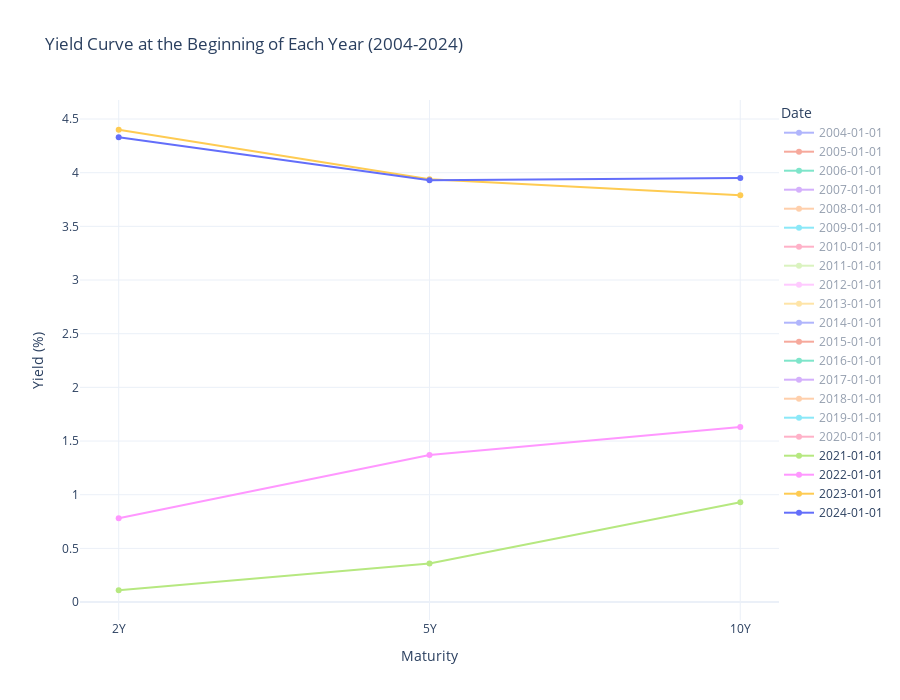

Here is the notebook cell this chart was saved with:
### Markdown cell above
## 6. Drawing yield curve

### Code cell
# Generate the list of dates for January 1st of each year from 2004 to 2024
years = list(range(2004, 2025))
dates_to_plot = [f'{year}-01-01' for year in years]

maturities = ['2Y', '5Y', '10Y']

fig = go.Figure()

# Loop through each year and add a line for the yield curve
for date in dates_to_plot:
    if date in aggregate.index:
        bond_yields = [
            aggregate.loc[date, '2Y_GB'],
            aggregate.loc[date, '5Y_GB'],
            aggregate.loc[date, '10Y_GB']
        ]
        
        # Add the yield curve as a line in the figure
        fig.add_trace(go.Scatter(x=maturities, y=bond_yields, mode='lines+markers', name=date))

fig.update_layout(
    title="Yield Curve at the Beginning of Each Year (2004-2024)",
    xaxis_title="Maturity",
    yaxis_title="Yield (%)",
    legend_title="Date",
    hovermode="x unified",  
    template="plotly_white",  
    legend=dict(x=1, y=1, traceorder='normal', bgcolor='rgba(0,0,0,0)'),
    width=900,  
    height=700,  
)

fig.show()

### Figure 1 — Plotly figure (JSON) as saved in the notebook; plotly's stock layout.template omitted (floating-point values rounded to 4 significant figures)
{"data": [{"mode": "lines+markers", "name": "2004-01-01", "type": "scatter", "visible": "legendonly", "x": ["2Y", "5Y", "10Y"], "y": [1.94, 3.36, 4.38]}, {"mode": "lines+markers", "name": "2005-01-01", "type": "scatter", "visible": "legendonly", "x": ["2Y", "5Y", "10Y"], "y": [3.1, 3.64, 4.23]}, {"mode": "lines+markers", "name": "2006-01-01", "type": "scatter", "visible": "legendonly", "x": ["2Y", "5Y", "10Y"], "y": [4.34, 4.3, 4.37]}, {"mode": "lines+markers", "name": "2007-01-01", "type": "scatter", "visible": "legendonly", "x": ["2Y", "5Y", "10Y"], "y": [4.8, 4.68, 4.68]}, {"mode": "lines+markers", "name": "2008-01-01", "type": "scatter", "visible": "legendonly", "x": ["2Y", "5Y", "10Y"], "y": [2.88, 3.28, 3.91]}, {"mode": "lines+markers", "name": "2009-01-01", "type": "scatter", "visible": "legendonly", "x": ["2Y", "5Y", "10Y"], "y": [0.88, 1.72, 2.46]}, {"mode": "lines+markers", "name": "2010-01-01", "type": "scatter", "visible": "legendonly", "x": ["2Y", "5Y", "10Y"], "y": [1.09, 2.65, 3.85]}, {"mode": "lines+markers", "name": "2011-01-01", "type": "scatter", "visible": "legendonly", "x": ["2Y", "5Y", "10Y"], "y": [0.61, 2.02, 3.36]}, {"mode": "lines+markers", "name": "2012-01-01", "type": "scatter", "visible": "legendonly", "x": ["2Y", "5Y", "10Y"], "y": [0.27, 0.89, 1.97]}, {"mode": "lines+markers", "name": "2013-01-01", "type": "scatter", "visible": "legendonly", "x": ["2Y", "5Y", "10Y"], "y": [0.27, 0.76, 1.86]}, {"mode": "lines+markers", "name": "2014-01-01", "type": "scatter", "visible": "legendonly", "x": ["2Y", "5Y", "10Y"], "y": [0.39, 1.72, 3]}, {"mode": "lines+markers", "name": "2015-01-01", "type": "scatter", "visible": "legendonly", "x": ["2Y", "5Y", "10Y"], "y": [0.66, 1.61, 2.12]}, {"mode": "lines+markers", "name": "2016-01-01", "type": "scatter", "visible": "legendonly", "x": ["2Y", "5Y", "10Y"], "y": [1.02, 1.73, 2.24]}, {"mode": "lines+markers", "name": "2017-01-01", "type": "scatter", "visible": "legendonly", "x": ["2Y", "5Y", "10Y"], "y": [1.22, 1.94, 2.45]}, {"mode": "lines+markers", "name": "2018-01-01", "type": "scatter", "visible": "legendonly", "x": ["2Y", "5Y", "10Y"], "y": [1.92, 2.25, 2.46]}, {"mode": "lines+markers", "name": "2019-01-01", "type": "scatter", "visible": "legendonly", "x": ["2Y", "5Y", "10Y"], "y": [2.5, 2.49, 2.66]}, {"mode": "lines+markers", "name": "2020-01-01", "type": "scatter", "visible": "legendonly", "x": ["2Y", "5Y", "10Y"], "y": [1.58, 1.67, 1.88]}, {"mode": "lines+markers", "name": "2021-01-01", "type": "scatter", "visible": true, "x": ["2Y", "5Y", "10Y"], "y": [0.11, 0.36, 0.93]}, {"mode": "lines+markers", "name": "2022-01-01", "type": "scatter", "visible": true, "x": ["2Y", "5Y", "10Y"], "y": [0.78, 1.37, 1.63]}, {"mode": "lines+markers", "name": "2023-01-01", "type": "scatter", "visible": true, "x": ["2Y", "5Y", "10Y"], "y": [4.4, 3.94, 3.79]}, {"mode": "lines+markers", "name": "2024-01-01", "type": "scatter", "visible": true, "x": ["2Y", "5Y", "10Y"], "y": [4.33, 3.93, 3.95]}], "layout": {"height": 700, "hovermode": "x unified", "legend": {"bgcolor": "rgba(0, 0, 0, 0)", "title": {"text": "Date"}, "traceorder": "normal", "x": 1, "y": 1}, "title": {"text": "Yield Curve at the Beginning of Each Year (2004-2024)"}, "width": 900, "xaxis": {"autorange": true, "range": [-0.1247, 2.125], "title": {"text": "Maturity"}, "type": "category"}, "yaxis": {"autorange": true, "range": [-0.1671, 4.677], "title": {"text": "Yield (%)"}, "type": "linear"}}}
